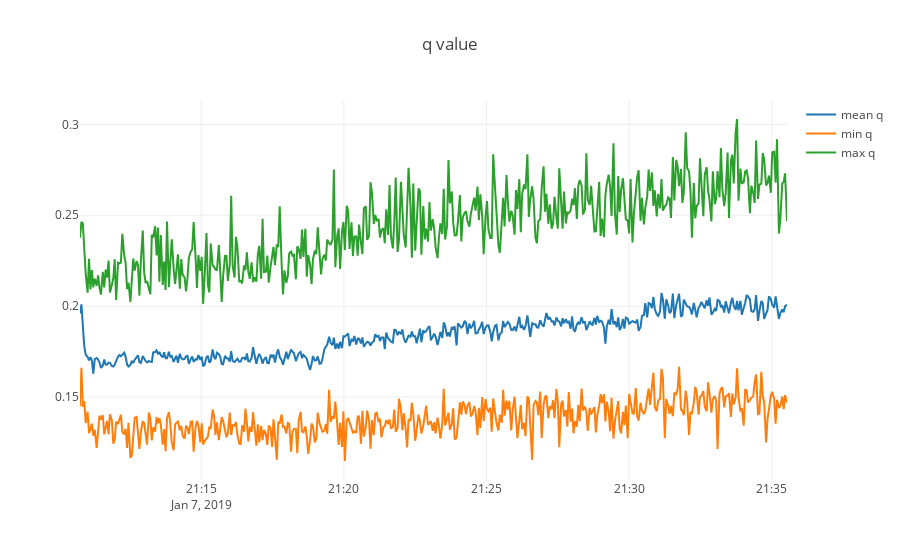
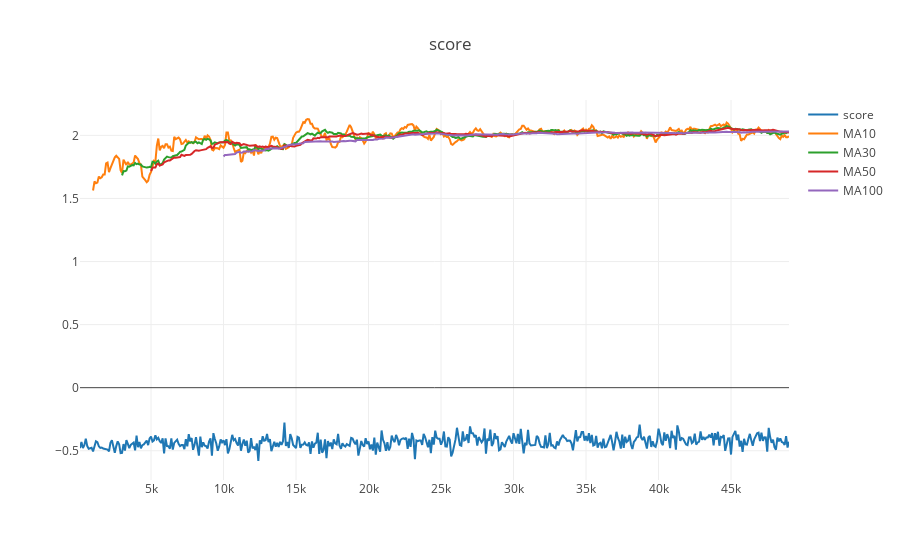
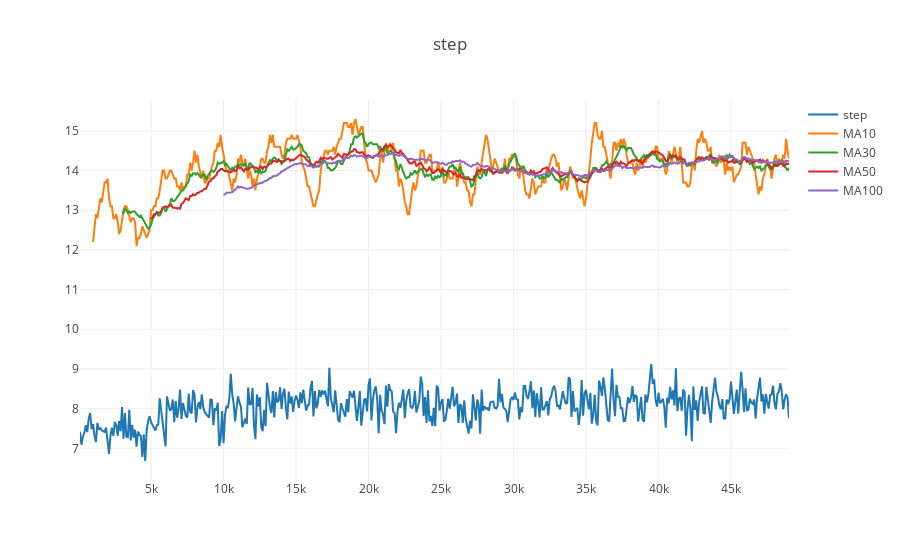

Notebook code cell kept with these figures, in order:
### Code cell
print_q(start_pos)  
print_score(start_pos)
print_step(start_pos)
print_epsilon(start_pos)
print_loss(start_pos)

### Figure 1 — Plotly figure (JSON) as saved in the notebook; plotly's stock layout.template omitted (floating-point values rounded to 4 significant figures; data arrays with more than 128 entries replaced by an {"elided": "..."} marker saying what was removed)
{"data": [{"name": "mean q", "type": "scatter", "uid": "a142bbc8-7716-455b-a5c8-9c0adf0e16dd", "x": {"elided": "447 str values"}, "y": {"elided": "447 float values"}}, {"name": "min q", "type": "scatter", "uid": "07b28917-c9b3-418d-9195-213a55627d35", "x": {"elided": "447 str values"}, "y": {"elided": "447 float values"}}, {"name": "max q", "type": "scatter", "uid": "2e32e7e9-648b-4020-ae08-26b4c62e4571", "x": {"elided": "447 str values"}, "y": {"elided": "447 float values"}}], "layout": {"title": "q value"}}

### Figure 2 — Plotly figure (JSON) as saved in the notebook; plotly's stock layout.template omitted (floating-point values rounded to 4 significant figures; data arrays with more than 128 entries replaced by an {"elided": "..."} marker saying what was removed)
{"data": [{"name": "score", "type": "scatter", "uid": "4ff03d83-79a1-4035-97f8-d66bd283939e", "x": {"elided": "490 int values"}, "y": {"elided": "490 float values"}}, {"name": "MA10", "type": "scatter", "uid": "fc55b0fb-d9eb-4eee-9a58-97230ef7b968", "x": {"elided": "490 int values"}, "y": {"elided": "490 float values"}}, {"name": "MA30", "type": "scatter", "uid": "e86d44b1-a68a-4144-9de1-5f8913c6b20e", "x": {"elided": "490 int values"}, "y": {"elided": "490 float values"}}, {"name": "MA50", "type": "scatter", "uid": "113fedc6-4a1d-49c5-ba54-6af6feed9ba6", "x": {"elided": "490 int values"}, "y": {"elided": "490 float values"}}, {"name": "MA100", "type": "scatter", "uid": "fecdf9e9-d59d-456b-94e4-9626e8dd6b0a", "x": {"elided": "490 int values"}, "y": {"elided": "490 float values"}}], "layout": {"title": "score"}}

### Figure 3 — Plotly figure (JSON) as saved in the notebook; plotly's stock layout.template omitted (floating-point values rounded to 4 significant figures; data arrays with more than 128 entries replaced by an {"elided": "..."} marker saying what was removed)
{"data": [{"name": "step", "type": "scatter", "uid": "749bb022-0db0-499f-aa05-781cf2e14aad", "x": {"elided": "490 int values"}, "y": {"elided": "490 float values"}}, {"name": "MA10", "type": "scatter", "uid": "a3bfaef3-14a4-470a-b464-89cda40f9788", "x": {"elided": "490 int values"}, "y": {"elided": "490 float values"}}, {"name": "MA30", "type": "scatter", "uid": "c75834e4-1dc1-4099-a074-20a6ad556219", "x": {"elided": "490 int values"}, "y": {"elided": "490 float values"}}, {"name": "MA50", "type": "scatter", "uid": "20b59e8a-31ba-434b-a137-02d3d1b9e074", "x": {"elided": "490 int values"}, "y": {"elided": "490 float values"}}, {"name": "MA100", "type": "scatter", "uid": "e0d6b745-32c9-4493-9c12-cc74633819e7", "x": {"elided": "490 int values"}, "y": {"elided": "490 float values"}}], "layout": {"title": "step"}}
